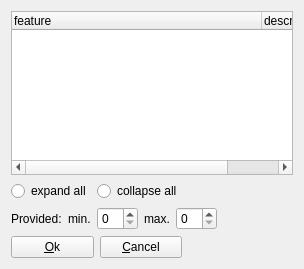
<?xml version="1.0" encoding="UTF-8"?>
<ui version="4.0">
 <class>feature_select_provided</class>
 <widget class="QWidget" name="feature_select_provided">
  <property name="geometry">
   <rect>
    <x>0</x>
    <y>0</y>
    <width>304</width>
    <height>269</height>
   </rect>
  </property>
  <property name="windowTitle">
   <string>Provided Feature</string>
  </property>
  <property name="windowIcon">
   <iconset resource="../configurator.qrc">
    <normaloff>:/images/chart_organisation.png</normaloff>:/images/chart_organisation.png</iconset>
  </property>
  <property name="action" stdset="0">
   <string>CategoryFeatureEdit feature { id={main.id}; minQuantity {{main.minQuantity}}; maxQuantity {{main.maxQuantity}} }</string>
  </property>
  <property name="answer" stdset="0">
   <string>CategoryFeatureEdit feature { id={feature.selected}; minQuantity {{min}}; maxQuantity {{max}} }</string>
  </property>
  <layout class="QGridLayout" name="gridLayout">
   <item row="1" column="0">
    <layout class="QHBoxLayout" name="horizontalLayout_2">
     <item>
      <widget class="QRadioButton" name="expand">
       <property name="text">
        <string>expand all</string>
       </property>
      </widget>
     </item>
     <item>
      <widget class="QRadioButton" name="collapse">
       <property name="text">
        <string>collapse all</string>
       </property>
      </widget>
     </item>
    </layout>
   </item>
   <item row="1" column="1">
    <spacer name="horizontalSpacer">
     <property name="orientation">
      <enum>Qt::Horizontal</enum>
     </property>
     <property name="sizeHint" stdset="0">
      <size>
       <width>40</width>
       <height>20</height>
      </size>
     </property>
    </spacer>
   </item>
   <item row="0" column="0" colspan="2">
    <widget class="QTreeWidget" name="feature">
     <property name="itemsExpandable">
      <bool>true</bool>
     </property>
     <property name="action" stdset="0">
      <string notr="true">FeatureHierarchyRequest feature {id=1}</string>
     </property>
     <attribute name="headerDefaultSectionSize">
      <number>250</number>
     </attribute>
     <column>
      <property name="text">
       <string>feature</string>
      </property>
     </column>
     <column>
      <property name="text">
       <string>description</string>
      </property>
     </column>
    </widget>
   </item>
   <item row="4" column="0">
    <layout class="QHBoxLayout" name="horizontalLayout">
     <item>
      <widget class="QPushButton" name="select">
       <property name="text">
        <string>&amp;Ok</string>
       </property>
       <property name="form" stdset="0">
        <string notr="true">_CLOSE_</string>
       </property>
       <property name="datasignal:clicked" stdset="0">
        <string>add_feature_provided</string>
       </property>
       <property name="state:enabled" stdset="0">
        <string>{feature.selected}&gt;0</string>
       </property>
      </widget>
     </item>
     <item>
      <widget class="QPushButton" name="cancel">
       <property name="text">
        <string>&amp;Cancel</string>
       </property>
       <property name="form" stdset="0">
        <string notr="true">_CLOSE_</string>
       </property>
      </widget>
     </item>
    </layout>
   </item>
   <item row="2" column="0" colspan="2">
    <layout class="QFormLayout" name="formLayout">
     <item row="0" column="0">
      <widget class="QLabel" name="label">
       <property name="text">
        <string>Provided:</string>
       </property>
       <property name="buddy">
        <cstring>min</cstring>
       </property>
      </widget>
     </item>
     <item row="0" column="1">
      <layout class="QHBoxLayout" name="horizontalLayout_7">
       <item>
        <widget class="QLabel" name="label_min_requires">
         <property name="text">
          <string>min.</string>
         </property>
         <property name="buddy">
          <cstring>min</cstring>
         </property>
        </widget>
       </item>
       <item>
        <widget class="QSpinBox" name="min"/>
       </item>
       <item>
        <widget class="QLabel" name="label_max_requires">
         <property name="text">
          <string>max.</string>
         </property>
         <property name="buddy">
          <cstring>max</cstring>
         </property>
        </widget>
       </item>
       <item>
        <widget class="QSpinBox" name="max"/>
       </item>
       <item>
        <spacer name="horizontalSpacer_4">
         <property name="orientation">
          <enum>Qt::Horizontal</enum>
         </property>
         <property name="sizeHint" stdset="0">
          <size>
           <width>40</width>
           <height>20</height>
          </size>
         </property>
        </spacer>
       </item>
      </layout>
     </item>
    </layout>
   </item>
  </layout>
 </widget>
 <tabstops>
  <tabstop>feature</tabstop>
  <tabstop>expand</tabstop>
  <tabstop>collapse</tabstop>
  <tabstop>min</tabstop>
  <tabstop>max</tabstop>
  <tabstop>select</tabstop>
  <tabstop>cancel</tabstop>
 </tabstops>
 <resources>
  <include location="../configurator.qrc"/>
 </resources>
 <connections>
  <connection>
   <sender>expand</sender>
   <signal>toggled(bool)</signal>
   <receiver>feature</receiver>
   <slot>expandAll()</slot>
   <hints>
    <hint type="sourcelabel">
     <x>75</x>
     <y>196</y>
    </hint>
    <hint type="destinationlabel">
     <x>65</x>
     <y>170</y>
    </hint>
   </hints>
  </connection>
  <connection>
   <sender>collapse</sender>
   <signal>toggled(bool)</signal>
   <receiver>feature</receiver>
   <slot>collapseAll()</slot>
   <hints>
    <hint type="sourcelabel">
     <x>195</x>
     <y>196</y>
    </hint>
    <hint type="destinationlabel">
     <x>187</x>
     <y>170</y>
    </hint>
   </hints>
  </connection>
  <connection>
   <sender>feature</sender>
   <signal>doubleClicked(QModelIndex)</signal>
   <receiver>select</receiver>
   <slot>click()</slot>
   <hints>
    <hint type="sourcelabel">
     <x>28</x>
     <y>166</y>
    </hint>
    <hint type="destinationlabel">
     <x>41</x>
     <y>258</y>
    </hint>
   </hints>
  </connection>
 </connections>
</ui>
